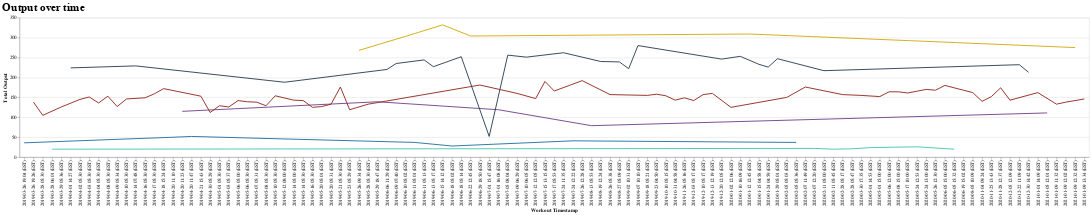

Notebook code cell kept with this figure:
### Code cell
line5 = alt.Chart(peloton_prs).mark_line().encode(
    alt.X('Workout Timestamp'),
    alt.Y('Total Output'),
    color=alt.value('#48C9B0')
).transform_filter(
    (alt.FieldEqualPredicate(field='Length (minutes)', equal=5))
)

line10 = alt.Chart(peloton_prs).mark_line().encode(
    alt.X('Workout Timestamp'),
    alt.Y('Total Output'),
    color=alt.value('#2471A3')
).transform_filter(
    (alt.FieldEqualPredicate(field='Length (minutes)', equal=10))
)

line20 = alt.Chart(peloton_prs).mark_line().encode(
    alt.X('Workout Timestamp'),
    alt.Y('Total Output'),
    color=alt.value('#76448A')
).transform_filter(
    (alt.FieldEqualPredicate(field='Length (minutes)', equal=20))
)

line30 = alt.Chart(peloton_prs).mark_line().encode(
    alt.X('Workout Timestamp'),
    alt.Y('Total Output'),
    color=alt.value('#922B21')
).transform_filter(
    (alt.FieldEqualPredicate(field='Length (minutes)', equal=30))
)

line45 = alt.Chart(peloton_prs).mark_line().encode(
    alt.X('Workout Timestamp'),
    alt.Y('Total Output'),
    color=alt.value('#2E4053')
).transform_filter(
    (alt.FieldEqualPredicate(field='Length (minutes)', equal=45))
)

line60 = alt.Chart(peloton_prs).mark_line().encode(
    alt.X('Workout Timestamp'),
    alt.Y('Total Output'),
    color=alt.value('#D4AC0D')
).transform_filter(
    (alt.FieldEqualPredicate(field='Length (minutes)', equal=60))
)

output_chart = line5 + line10 + line20 + line30 + line45 + line60
output_chart = output_chart.properties(
    title='Output over time'
).configure_title(
    fontSize=24,
    anchor='start'
)
output_chart
